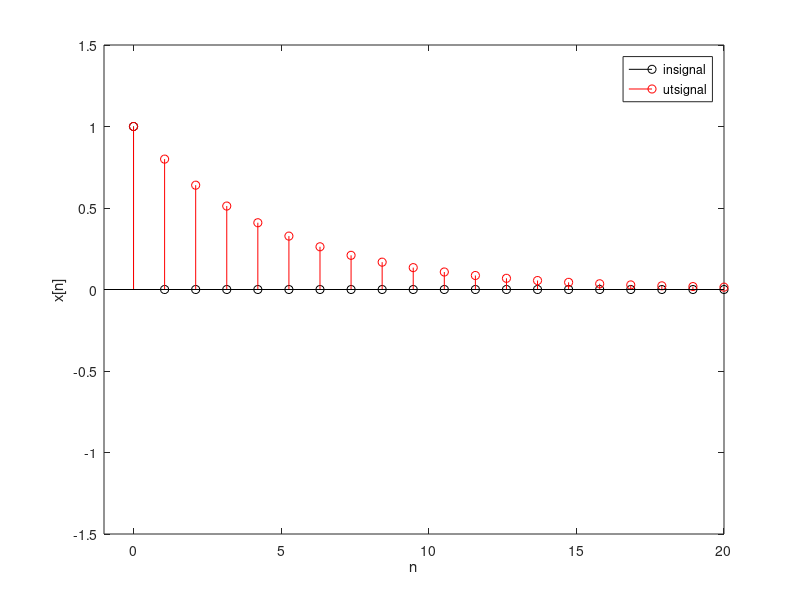

MATLAB code for this plot:
x = zeros(1,20);
x(1) = 1;

y = zeros(1,20);

a1 = -0.8;
N = length(x);
y(1) = x(1);

for n=2:N
    y(n) = x(n) - a1*y(n-1);
end

n = linspace(0,20,20);
figure(1);
clf; hold on;
stem(n,x,'ko');
stem(n,y,'ro');
axis([-1 20 -1.5 1.5]);
box on;
xlabel('n'); ylabel('x[n]');
legend({'insignal', 'utsignal'})

